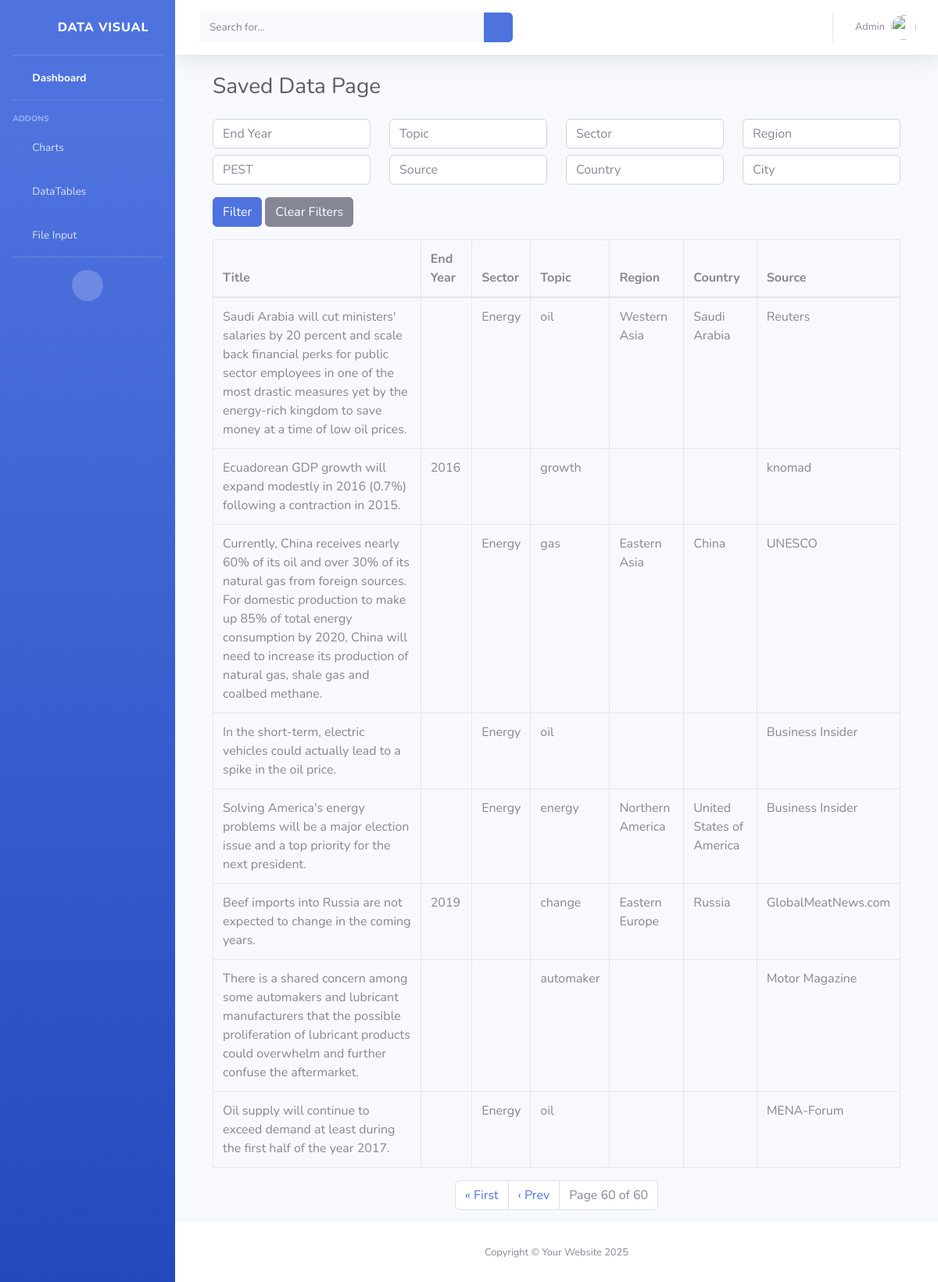
Screenshot of /saved-items/?page=60 (signed in) with the database file from the repository.
### visual/models.py (models this page shows, shortened)
class Insight(models.Model):
    end_year = models.CharField(max_length=10, blank=True, null=True)
    intensity = models.IntegerField(blank=True, null=True)
    sector = models.CharField(max_length=255, blank=True, null=True)
    topic = models.CharField(max_length=255, blank=True, null=True)
    insight = models.TextField(blank=True, null=True)
    url = models.URLField(blank=True, null=True)
    region = models.CharField(max_length=255, blank=True, null=True)
    start_year = models.CharField(max_length=10, blank=True, null=True)
    impact = models.CharField(max_length=255, blank=True, null=True)
    added = models.DateTimeField(blank=True, null=True)
    published = models.DateTimeField(blank=True, null=True)
    country = models.CharField(max_length=255, blank=True, null=True)
    relevance = models.IntegerField(blank=True, null=True)
    pestle = models.CharField(max_length=255, blank=True, null=True)
    source = models.CharField(max_length=255, blank=True, null=True)
    title = models.CharField(max_length=255, blank=True, null=True)
    likelihood = models.IntegerField(blank=True, null=True)

### visual/views.py (the view)
# urls.py: path('saved-items/',views.filter, name='saved-items'),
@login_required
def filter(request):
    data = Insight.objects.all()
    end_year = request.GET.get('end_year')
    topic = request.GET.get('topic')
    sector = request.GET.get('sector')
    region = request.GET.get('region')
    pestle = request.GET.get('pestle')
    source = request.GET.get('source')
    swot = request.GET.get('swot')
    country = request.GET.get('country')
    city = request.GET.get('city')
    if end_year:
        data = data.filter(end_year=end_year)
    if topic:
        data = data.filter(topic__icontains=topic)
    if sector:
        data = data.filter(sector__icontains=sector)
    if region:
        data = data.filter(region__icontains=region)
    if pestle:
        data = data.filter(pestle__icontains=pestle)
    if source:
        data = data.filter(source__icontains=source)
    if country:
        data = data.filter(country__icontains=country)
    paginator = Paginator(data, 10)
    page_number = request.GET.get('page')
    page_data = paginator.get_page(page_number)
    context = {
        'data': page_data
    }
    return render(request, 'filterpage.html', context)

### templates/filterpage.html (shortened to what this page needs)
{% load static %}
<!DOCTYPE html>
<html lang="en">
<head>
    <link href="{% static 'vendor/fontawesome-free/css/all.min.css' %}" rel="stylesheet" type="text/css">
    <link href="{% static 'css/sb-admin-2.min.css' %}" rel="stylesheet">
</head>
<body id="page-top">
    <div id="wrapper">
        <ul class="navbar-nav bg-gradient-primary sidebar sidebar-dark accordion" id="accordionSidebar">
            <a class="sidebar-brand d-flex align-items-center justify-content-center" href="{% url 'home' %}">
                <div class="sidebar-brand-icon rotate-n-15">
                    <i class="fas fa-fw fa-shield-alt"></i>
                </div>
                <div class="sidebar-brand-text mx-3">Data Visual</div>
            </a>
            <hr class="sidebar-divider my-0">
            <li class="nav-item active">
                <a class="nav-link" href="{% url 'home' %}">
                    <i class="fas fa-fw fa-tachometer-alt"></i>
                    <span>Dashboard</span></a>
            </li>
            <hr class="sidebar-divider">
            <div class="sidebar-heading">
                Addons
            </div>
            <li class="nav-item">
                <a class="nav-link collapsed" href="#" data-toggle="collapse" data-target="#collapsePages"
                    aria-expanded="true" aria-controls="collapsePages">
                    <i class="fas fa-fw fa-chart-area"></i>
                    <span>Charts</span>
                </a>
            </li>
            <li class="nav-item">
                <a class="nav-link" href="{% url 'saved-items' %}">
                    <i class="fas fa-fw fa-table"></i>
                    <span>DataTables</span></a>
            </li>
            <li class="nav-item">
                <a class="nav-link" href="{% url 'inputfile' %}">
                    <i class="fas fa-fw fa-file"></i>
                    <span>File Input</span></a>
            </li>
            <hr class="sidebar-divider d-none d-md-block">
            <div class="text-center d-none d-md-inline">
                <button class="rounded-circle border-0" id="sidebarToggle"></button>
            </div>
        </ul>
        <div id="content-wrapper" class="d-flex flex-column">
            <div id="content">
                <nav class="navbar navbar-expand navbar-light bg-white topbar mb-4 static-top shadow">
                    <form
                        class="d-none d-sm-inline-block form-inline mr-auto ml-md-3 my-2 my-md-0 mw-100 navbar-search">
                        <div class="input-group">
                            <input type="text" class="form-control bg-light border-0 small" placeholder="Search for..."
                                aria-label="Search" aria-describedby="basic-addon2">
                            <div class="input-group-append">
                                <button class="btn btn-primary" type="button">
                                    <i class="fas fa-search fa-sm"></i>
                                </button>
                            </div>
                        </div>
                    </form>
                    <ul class="navbar-nav ml-auto">
                        <li class="nav-item dropdown no-arrow">
                            <a class="nav-link dropdown-toggle" href="#" id="userDropdown" role="button"
                                data-toggle="dropdown" aria-haspopup="true" aria-expanded="false">
                                <span class="mr-2 d-none d-lg-inline text-gray-600 small">Admin</span>
                                <img class="img-profile rounded-circle"
                                    src="{% static 'img/undraw_profile.svg' %}">
                            </a>
                        </li>
                    </ul>
                </nav>
                <div class="container-fluid">
                    <div class="container">
                        <h1 class="h3 mb-4 text-gray-800">Saved Data Page</h1>
                        <form method="GET" action="{% url 'saved-items' %}" class="mb-3">
                            <div class="row">
                                <div class="col-md-3">
                                    <input type="text" name="end_year" value="{{ request.GET.end_year }}" class="form-control" placeholder="End Year">
                                </div>
                                <div class="col-md-3">
                                    <input type="text" name="topic" value="{{ request.GET.topic }}" class="form-control" placeholder="Topic">
                                </div>
                                <div class="col-md-3">
                                    <input type="text" name="sector" value="{{ request.GET.sector }}" class="form-control" placeholder="Sector">
                                </div>
                                <div class="col-md-3">
                                    <input type="text" name="region" value="{{ request.GET.region }}" class="form-control" placeholder="Region">
                                </div>
                            </div>
                            <div class="row mt-2">
                                <div class="col-md-3">
                                    <input type="text" name="pestle" value="{{ request.GET.pestle }}" class="form-control" placeholder="PEST">
                                </div>
                                <div class="col-md-3">
                                    <input type="text" name="source" value="{{ request.GET.source }}" class="form-control" placeholder="Source">
                                </div>
                                <div class="col-md-3">
                                    <input type="text" name="country" value="{{ request.GET.country }}" class="form-control" placeholder="Country">
                                </div>
                                <div class="col-md-3">
                                    <input type="text" name="city" value="{{ request.GET.city }}" class="form-control" placeholder="City">
                                </div>
                            </div>
                            <div class="mt-3">
                                <button type="submit" class="btn btn-primary">Filter</button>
                                <a href="{% url 'saved-items' %}" class="btn btn-secondary">Clear Filters</a>
                            </div>
                        </form>
                        <table class="table table-bordered">
                            <thead>
                                <tr>
                                    <th>Title</th>
                                    <th>End Year</th>
                                    <th>Sector</th>
                                    <th>Topic</th>
                                    <th>Region</th>
                                    <th>Country</th>
                                    <th>Source</th>
                                </tr>
                            </thead>
                            <tbody>
                                {% for item in data %}
                                <tr>
                                    <td>{{ item.title }}</td>
                                    <td>{{ item.end_year }}</td>
                                    <td>{{ item.sector }}</td>
                                    <td>{{ item.topic }}</td>
                                    <td>{{ item.region }}</td>
                                    <td>{{ item.country }}</td>
                                    <td>{{ item.source }}</td>
                                </tr>
                                {% empty %}
                                <tr>
                                    <td colspan="7" class="text-center">No data found</td>
                                </tr>
                                {% endfor %}
                            </tbody>
                        </table>
                        <nav aria-label="Page navigation">
                            <ul class="pagination justify-content-center">
                                {% if data.has_previous %}
                                <li class="page-item">
                                    <a class="page-link" href="?page=1" aria-label="First">
                                        « First
                                    </a>
                                </li>
                                <li class="page-item">
                                    <a class="page-link" href="?page={{ data.previous_page_number }}" aria-label="Previous">
                                        ‹ Prev
                                    </a>
                                </li>
                                {% endif %}
                                <li class="page-item disabled">
                                    <span class="page-link">
                                        Page {{ data.number }} of {{ data.paginator.num_pages }}
                                    </span>
                                </li>
                            </ul>
                        </nav>
                    </div>
                </div>
            </div>
            <footer class="sticky-footer bg-white">
                <div class="container my-auto">
                    <div class="copyright text-center my-auto">
                        <span>Copyright &copy; Your Website 2025</span>
                    </div>
                </div>
            </footer>
        </div>
    </div>
</body>
</html>

### rows the page displays
Insight: title "Saudi Arabia will cut ministers' salaries by 20 percent and scale back financial perks for public sector employees in one of the most drastic measures yet by the energy-rich kingdom to save money at a time of low oil prices.", sector "Energy", topic "oil", region "Western Asia", country "Saudi Arabia", source "Reuters"
Insight: title "Ecuadorean GDP growth will expand modestly in 2016 (0.7%) following a contraction in 2015.", end_year "2016", topic "growth", source "knomad"
Insight: title "Currently, China receives nearly 60% of its oil and over 30% of its natural gas from foreign sources. For domestic production to make up 85% of total energy consumption by 2020, China will need to increase its production of natural gas, shale gas and coalbed methane.", sector "Energy", topic "gas", region "Eastern Asia", country "China", source "UNESCO"
Insight: title "In the short-term, electric vehicles could actually lead to a spike in the oil price.", sector "Energy", topic "oil", source "Business Insider"
Insight: title "Solving America's energy problems will be a major election issue and a top priority for the next president.", sector "Energy", topic "energy", region "Northern America", country "United States of America", source "Business Insider"
Insight: title "Beef imports into Russia are not expected to change in the coming years.", end_year "2019", topic "change", region "Eastern Europe", country "Russia", source "GlobalMeatNews.com"
Insight: title "There is a shared concern among some automakers and lubricant manufacturers that the possible proliferation of lubricant products could overwhelm and further confuse the aftermarket.", topic "automaker", source "Motor Magazine"
Insight: title "Oil supply will continue to exceed demand at least during the first half of the year 2017.", sector "Energy", topic "oil", source "MENA-Forum"

### other values shown
{{ data.number }} "60"
{{ data.paginator.num_pages }} "60"
